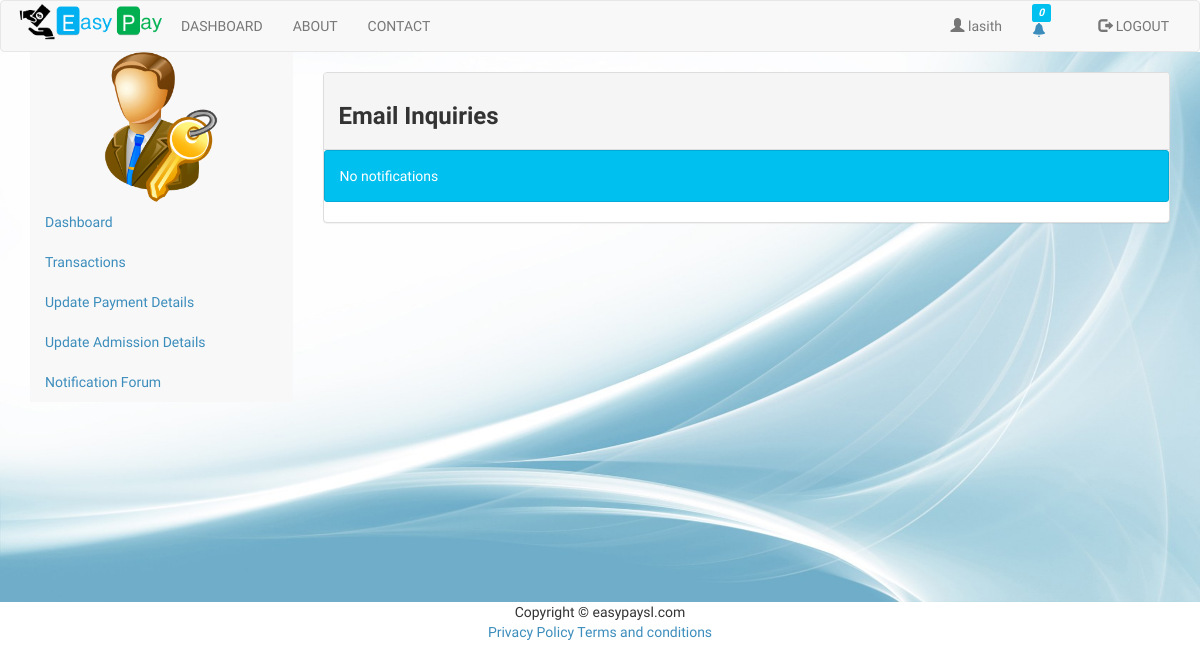
The app's page /email_notify.php (signed in), older data.
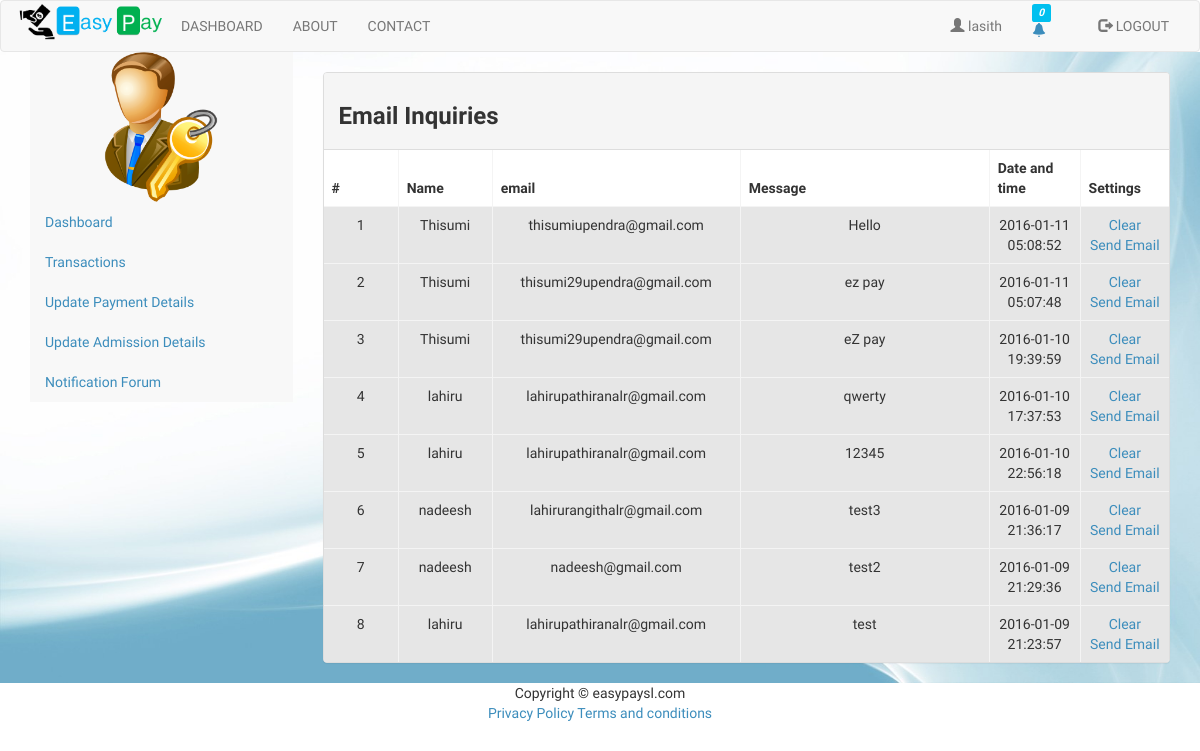
The same page, newer data.
### tables this page shows
CREATE TABLE `users` (
  `id` int(11) NOT NULL,
  `username` varchar(20) NOT NULL,
  `password` varchar(64) NOT NULL,
  `indexNumber` varchar(8) DEFAULT NULL,
  `fname` varchar(50) NOT NULL,
  `lname` varchar(50) NOT NULL,
  `email` varchar(50) NOT NULL,
  `phone` varchar(10) NOT NULL,
  `nic` varchar(10) NOT NULL,
  `dob` date NOT NULL,
  `year` int(2) NOT NULL,
  `group` int(11) NOT NULL,
  `active` int(1) DEFAULT '1'
);

CREATE TABLE `mycontacts` (
  `ContactID` int(11) NOT NULL,
  `ContactName` varchar(100) DEFAULT NULL,
  `ContactEmail` varchar(100) DEFAULT NULL,
  `contactMessage` varchar(700) DEFAULT NULL,
  `ContactDateCreated` datetime DEFAULT NULL
);

### classes/Config.php (called while the page is built)
<?php
class Config{
    public static function get($path = null){
        if($path){
            $config = $GLOBALS['config'];
            $path = explode('/', $path);
            foreach($path as $bit){
                 if(isset($config[$bit])){
                     $config = $config[$bit];
                 }
            }
            return $config;
        }
        return false;
    }
}
?>

### classes/DB.php (called while the page is built, shortened)
<?php
class DB{
    private static $_instance = null;
    private $_pdo_easypay,
        $_pdo_academic,
        $_query,
        $_error = false,
        $_results,
        $_count = 0;
    private function __construct() {
        try {
            $this->_pdo_easypay = new PDO('mysql:host=' . Config::get('mysql/host') . ';dbname=' . Config::get('mysql/db'), Config::get('mysql/username'), Config::get('mysql/password'));
        } catch (PDOException $e) {
            die($e->getMessage());
        }
    }
    public static function getInstance() {
        if (!isset(self::$_instance)) {
            self::$_instance = new DB();
        }
        return self::$_instance;
    }
    public function query($sql, $parms = array()){
        $this->_error = false;
        if ($this->_query = $this->_pdo_easypay->prepare($sql)) {
            $x = 1;
            if (count($parms)) {
                foreach ($parms as $param) {
                    $this->_query->bindValue($x, $param);
                    $x++;
                }
            }
            if ($this->_query->execute()) {
                $this->_results = $this->_query->fetchAll(PDO::FETCH_OBJ);
                $this->_count = $this->_query->rowCount();
            } else {
                $this->_error = true;
            }
        }
        return $this;
    }
    public function action($action, $table, $where = array()) {
        if (count($where) === 3) {
            $operators = array('=', '>', '<', '>=', '<=', 'LIKE', 'NOT LIKE');
            $field      = $where[0];
            $operator   = $where[1];
            $value      = $where[2];
            if (in_array($operator, $operators)) {
                $sql = "{$action} FROM {$table} WHERE {$field} {$operator} ? ";
                if (!$this->query($sql, array($value))->error()) {
                    return $this;
                }
            }
        }
        return false;
    }
    public function get($table, $where)
    {
        return $this->action('SELECT * ', $table, $where);
    }
    public function results(){
        return $this->_results;
    }
    public function first(){
        return $this->results()[0];
    }
    public function error(){
        return $this->_error;
    }
    public  function count(){
        return $this->_count;
    }
}
?>

### classes/User.php (called while the page is built, shortened)
<?php
class user{
    private $_db,
            $_data,
            $_sessionName,
            $_cookieName,
            $_isLoggedIn;
    public function __construct($user = null) {
        $this->_db = DB::getInstance();
        $this->_sessionName = Config::get('session/session_name');
        if(!$user){
            if(Session::exists($this->_sessionName)){
                $user = Session::get($this->_sessionName);
                if($this->find($user)){
                    $this->_isLoggedIn = true;
                } else {
                }
            }
        } else {
            $this->find($user);
        }
    }
    public function find($user = null){
        if($user){
            $field = (is_numeric($user)) ? 'id' : 'username';
            $data = $this->_db->get('users', array($field, '=', $user));
            if($data->count()){
                $this->_data = $data->first();
                return true;
            }
        }
        return false;
    }
    public function hasPermission($key){
        $group = $this->_db->get('groups', array('id', '=', $this->data()->group));
        if($group->count()){
            $permissions = json_decode($group->first()->permissions, true);
            if($permissions[$key] == true){
                return true;
            }
        }
        return false;
    }
    public  function data(){
        return $this->_data;
    }
    public function isLoggedIn(){
        return $this->_isLoggedIn;
    }
}
?>

### classes/Session.php (called while the page is built, shortened)
<?php
class Session{
    public static function exists($name){
        return (isset($_SESSION[$name])) ? true : false;
    }
    public static function get($name){
        return $_SESSION[$name];
    }
}
?>

### email_notify.php (the view, shortened to what this page needs)
    <!DOCTYPE html>
    <html lang="en">
    <head>
        <?php include 'headerScript.php'?>
    </head>
<body>
<div id="wrapper">
    <?php
    include "header.php";
    ?>
</div>
<div class="backgroundImg container-fluid">
<?php
include "adminSidebar.php";
?>
    <br>
    <div class="col-sm-9">
        <div class="panel panel-default">
            <div class="panel-heading">
                <h3><strong>Email Inquiries</strong></h3>
            </div>
<?php
$user = new User();
if ($user->hasPermission('admin')) {
?>
<table class="table table-striped table-bordered table-hover " width="90%" border="0" align="center" cellpadding="3" cellspacing="1" bgcolor="#CCCCCC">
    <?php
    $notification = DB::getInstance()->query('SELECT * FROM mycontacts ORDER BY ContactID DESC ',array());
    if(!$notification->count()){
        echo '<div class="alert alert-info">No notifications</div>';
    }else{
    ?>
    <thead>
    <tr>
        <th>#</th>
        <th>Name</th>
        <th>email</th>
        <th>Message</th>
        <th>Date and time</th>
        <th>Settings</th>
    </tr>
    </thead>
    <tbody>
    <?php
    $counter = 0;
    foreach($notification->results() as $t){
$CEmail=$t->ContactEmail;
        $counter+=1;
        echo"<tr>";
        echo "<td width=6% align=center bgcolor=#E6E6E6>".$counter."</td>";
        echo "<td width=6% align=center bgcolor=#E6E6E6>".$t->ContactName."</td>";
        echo "<td width=10% align=center bgcolor=#E6E6E6>".$t->ContactEmail."</td>";
        echo "<td width=20% align=center bgcolor=#E6E6E6>".$t->contactMessage."</td>";
        echo "<td width=5% align=center bgcolor=#E6E6E6>".$t->ContactDateCreated."</td>";
		echo "<td width=5% align=center bgcolor=#E6E6E6 data-color='red'><a onclick='return confirm(\"Are you sure?\")' href=contact_delete.php?cID=$t->ContactID>Clear</a><br>
<a href='sendEmail2.php?varname=$CEmail' >Send Email</a>
        </td>";
        echo "</tr>";
    }
    }
    ?>
    </tbody>
</table>
        </div>
    </div>
</div>
<?php
} else {
    Redirect::to('index.php');
}
include "footer.php";
?>
</body>
</html>

### headerScript.php (shortened to what this page needs)
<link href="css/customCss.css" rel="stylesheet">
<link rel="stylesheet" href="bootstrap/css/bootstrap.min.css">
<link rel="stylesheet" href="dist/css/AdminLTE.min.css">
<link rel="stylesheet" href="dist/css/skins/skin-blue.min.css">

### header.php (shortened to what this page needs)
<?php
$user = new user();
?>
<div id="navbars">
    <nav class="navbar navbar-default" style="margin: 0px;">
        <div class="container-fluid">
            <div class="navbar-header">
                <a href="homePage.php"><img id="img" src="images/logo.png" width="150px" ></a>
            </div>
            <div class="collapse navbar-collapse"  id="navbar-1" >
                <ul class="nav navbar-nav">
                    <?php
                    if(!$user->isLoggedIn()){
                        ?>
                        <li>
                            <a href="login.php">LOGIN</a>
                        </li>
                        <li>
                            <a href="register.php">REGISTER</a>
                        </li>
                        <li>
                            <a href="about.php">ABOUT</a>
                        </li>
                        <li>
                            <a href="contact.php">CONTACT</a>
                        </li>
                    <?php
                    }else{
                        if($_SESSION['admin'] == true){
                            ?>
                            <li>
                                <a href="dashboard_admin.php">DASHBOARD</a>
                            </li>
                        <?php
                        } elseif($user->hasPermission('coord')){
                            ?>
                            <li>
                                <a href="dashboard_coord.php">DASHBOARD</a>
                            </li>
                        <?php
                        }else{
                            ?>
                            <li>
                                <a href="dashboard_student.php">DASHBOARD</a>
                            </li>
                        <?php
                        }
                    ?>
                    <li>
                        <a href="about.php">ABOUT</a>
                    </li>
                    <li>
                        <a href="contact.php">CONTACT</a>
                    </li>
                </ul>
                <ul class="nav navbar-nav navbar-right">
                    <li><a href="logout.php"><span class="glyphicon glyphicon-log-out"></span>  LOGOUT</a></li>
                </ul>
            <?php
            $user = new user();
            $user_id = $user->data()->id;
            $userNotificationDet = DB::getInstance();
            $userNotificationDet->query('SELECT * FROM notification n, user_notification un WHERE un.uID = ? and n.nID = un.nID ORDER BY n.nID DESC',array($user_id));
            $count1 = $userNotificationDet->count();
            $userRepeatExamNotifDet = DB::getInstance();
            $userRepeatExamNotifDet->query('SELECT * FROM repeatExam_notification WHERE uID = ?',array($user_id));
            $count2 = $userRepeatExamNotifDet->count();
            $count = $count1 + $count2;
            ?>
                <ul class="nav navbar-nav navbar-right" title="Notifications">
                    <div class="col-sm-2">
                        <li>
                            <a id="dLabel" role="button" data-toggle="dropdown" data-target="#" href="/page.html">
                                <?php
                                if($count>0){
                                    ?>
                                    <i class="label label-danger col-sm-offset-5"><?php echo $count;?></i>
                                <?php
                                }else{
                                    ?>
                                    <i class="label label-info col-sm-offset-5"><?php echo $count;?></i>
                                <?php
                                }
                                ?>
                        <span class="glyphicon glyphicon-bell">
                        </span>
                            </a>
                        </li>
                    </div>
                </ul>
                <ul class="nav navbar-nav navbar-right">
                    <li><a href="index.php"><span class="glyphicon glyphicon-user"></span> <?php echo $user->data()->username?></a></li>
                </ul>
            <?php
            }
            ?>
            </div>
        </div>
    </nav>
</div>

### adminSidebar.php (shortened to what this page needs)
<div class="container col-sm-3">
<nav class="navbar-default navbar-side" role="navigation">
    <div class="sidebar-collapse">
        <ul class="nav" id="main-menu">
            <li class="text-center">
                <img src="images/admin.jpg" class="user-image " height="150px"/>
            </li>
            <li>
                <a href="dashboard_admin.php"><i class="active"></i>Dashboard</a>
            </li>
            <li>
                <a href="admin_transaction_all.php"><i class="fa fa-dollar fa-3x"></i>Transactions</a>
            </li>
            <li>
                <a href="editPayment.php"><i class=""></i>Update Payment Details</a>
            </li>
            <li>
                <a href="edit_admissionActivation.php"><i class=""></i>Update Admission Details</a>
            </li>
            <li>
                <a href="notif_main_forum.php"><i class=""></i>Notification Forum</a>
            </li>
        </ul>
    </div>
</nav>
</div>

### footer.php (shortened to what this page needs)
<footer class="">
    <div class="container" style="text-align: center">
        <span class="copyright">Copyright &copy; easypaysl.com</span>
        <div>
            <a href="#"  data-toggle="modal" data-target="#myModal1">Privacy Policy</a>
            <a  href="#"  data-toggle="modal" data-target="#myModal2">Terms and conditions</a>
        </div>
    </div>
</footer>

### css/customCss.css (style rules this page uses)
.backgroundImg { background-image: url("../images/background-hd.jpg"); background-repeat: round; min-width: 100%; min-height: 550px; margin: 0px; }

Row changes from the older to the newer data that the page shows:
added mycontacts: ContactName "Thisumi", ContactEmail "thisumiupendra@gmail.com", contactMessage "Hello", ContactDateCreated "2016-01-11 05:08:52"
added mycontacts: ContactName "Thisumi", ContactEmail "thisumi29upendra@gmail.com", contactMessage "ez pay", ContactDateCreated "2016-01-11 05:07:48"
added mycontacts: ContactName "Thisumi", ContactEmail "thisumi29upendra@gmail.com", contactMessage "eZ pay", ContactDateCreated "2016-01-10 19:39:59"
added mycontacts: ContactName "lahiru", ContactEmail "lahirupathiranalr@gmail.com", contactMessage "qwerty", ContactDateCreated "2016-01-10 17:37:53"
added mycontacts: ContactName "lahiru", ContactEmail "lahirupathiranalr@gmail.com", contactMessage "12345", ContactDateCreated "2016-01-10 22:56:18"
added mycontacts: ContactName "nadeesh", ContactEmail "lahirurangithalr@gmail.com", contactMessage "test3", ContactDateCreated "2016-01-09 21:36:17"
added mycontacts: ContactName "nadeesh", ContactEmail "nadeesh@gmail.com", contactMessage "test2", ContactDateCreated "2016-01-09 21:29:36"
added mycontacts: ContactName "lahiru", ContactEmail "lahirupathiranalr@gmail.com", contactMessage "test", ContactDateCreated "2016-01-09 21:23:57"
Text that changed along with them:
text no longer shown: "No notifications"
text now shown: "# Name email Message Date and time Settings"
